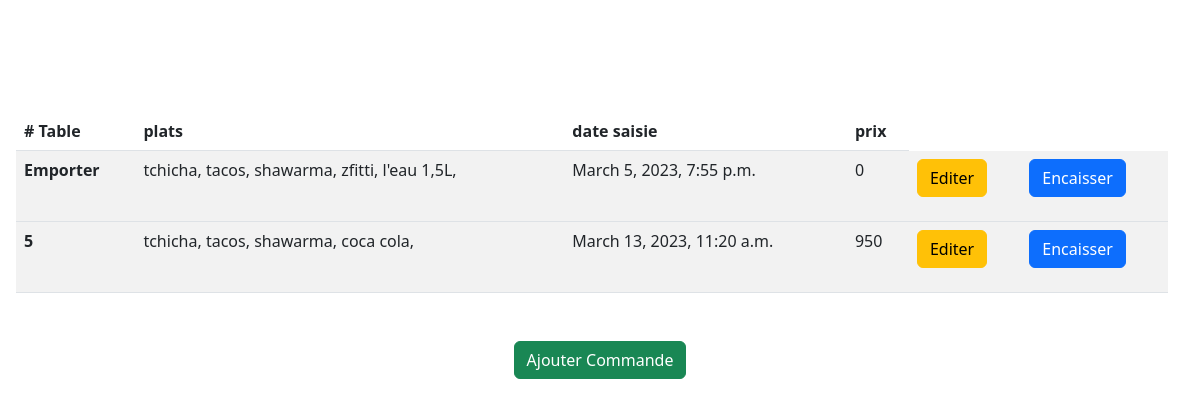
The app's page /caissier, older data.
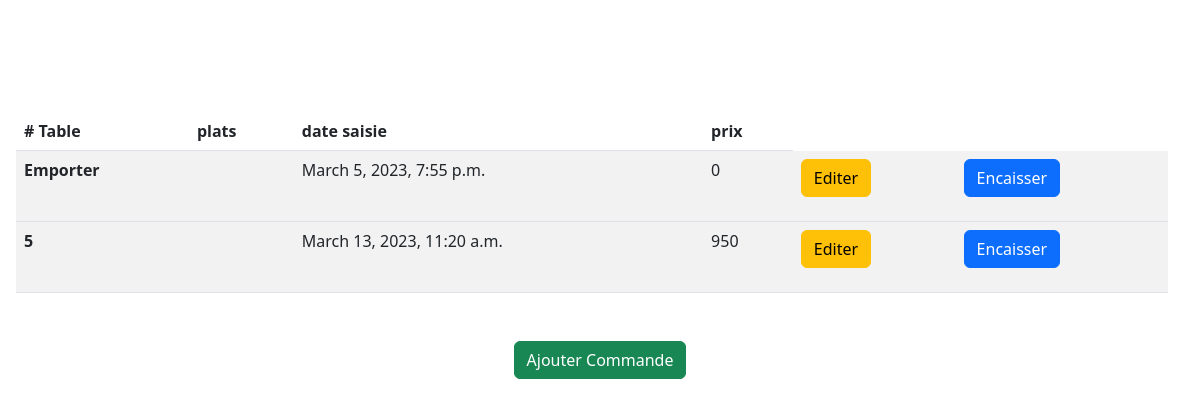
The same page, newer data.
### main/models.py (models this page shows, shortened)
class Command(models.Model):
    commtypeChoices = [('1','emporter'),('2','a table')]
    commType = models.CharField(max_length=1,help_text='choisit le type de la command',choices=commtypeChoices,verbose_name='type de command')
    tableNum = models.IntegerField(null=False,help_text='enter le numero de la table',verbose_name='numero de table')
    prods = models.ManyToManyField(Products)
    dateComm = models.DateTimeField(auto_now_add=True,verbose_name='temps creation de la command')
    encaisser = models.BooleanField(verbose_name='status d encaissemnt',default=False)
    encaissementTime = models.DateTimeField(auto_now_add=True,verbose_name='temps encaissement')
    flaged = models.BooleanField(verbose_name='modification au command')
    commPrice = models.IntegerField(verbose_name='prix total command',default=0,null=False)

class Products(models.Model):
    prodCatChoices = [
        ('1', 'Traditionelle'),
        ('2', 'Modern'),
        ('3', 'Boissant')
    ]
    prodName = models.CharField(max_length=30,null=False,help_text='entrer le nom de produit',verbose_name='nom de produit')
    prodPrix = models.IntegerField(null=False,help_text='prix de produit',verbose_name='prix de produit')
    prodCat = models.CharField(max_length=1,choices=prodCatChoices,null=False,help_text='choisit la categorie de ce produit',verbose_name='categorie de produit')
    isActive = models.BooleanField(help_text='activer ou desactiver ce produit', verbose_name='status de produit',default=True)
    img=models.ImageField(default='default.jpg',upload_to='profile_pics')

### main/views.py (the view)
# urls.py: path('caissier', caissierView, name='caissier'),
def caissierView(request):
    context = {}
    context['commands'] = Command.objects.all()
    return render(request,"main/caissier.html",context)

### main/templates/main/caissier.html (shortened to what this page needs)
{% extends 'base.html'%}
{% load static %}
{% block header%}
  <link rel="stylesheet" href="{% static 'caissier.css' %}">
{% endblock header%}
{% block body%}
<div class="tableDiv">
  <table class="table table-hover table-striped" id="commTable">
      <thead>
        <tr>
          <th scope="col"># Table</th>
          <th scope="col">plats</th>
          <th scope="col">date saisie</th>
          <th scope="col">prix</th>
      </tr>
      </thead>
      {% for command in commands %}
      {% if command.encaisser is False %}
      <tbody>
        <tr>
          <th scope="row">
            {% if command.tableNum == 0 %}
            <p>Emporter</p>
            {% else %}
            {{command.tableNum}}
            {% endif%}
          </th>
          <td>{%for prod in command.prods.all%}
                {{prod.prodName}},
              {% endfor %}
          </td>
          <td>{{command.dateComm}}</td>
          <td>{{command.commPrice}}</td>
          <td><form method="post" action="editer-command">{% csrf_token %}
              <button class="btn btn-warning" type="submit" name="edit" value={{command.id}}>Editer</button>
              </form>
          </td>
          <td>
            <button class="btn btn-primary process-button"  name="encaissment" value={{command.id}} onclick="removeComm(this)">Encaisser</button>
        </td>
        </tr>
      </tbody>
      {% endif %}
      {% endfor %}
    </table>
  </div>
  <div class="text-center"><a href="ajouter-command"><button class="btn btn-success" type="submit" name="ajouterCommand" >Ajouter Commande</button></a></div>
  {% endblock body%}

Row changes from the older to the newer data that the page shows:
removed Products: prodName "tchicha"
removed Products: prodName "tacos"
removed Products: prodName "shawarma"
removed Products: prodName "zfitti", shown under Command "March 5, 2023, 7:55 p.m."
removed Products: prodName "l'eau 1,5L", shown under Command "March 5, 2023, 7:55 p.m."
removed Products: prodName "coca cola", shown under Command "March 13, 2023, 11:20 a.m."
